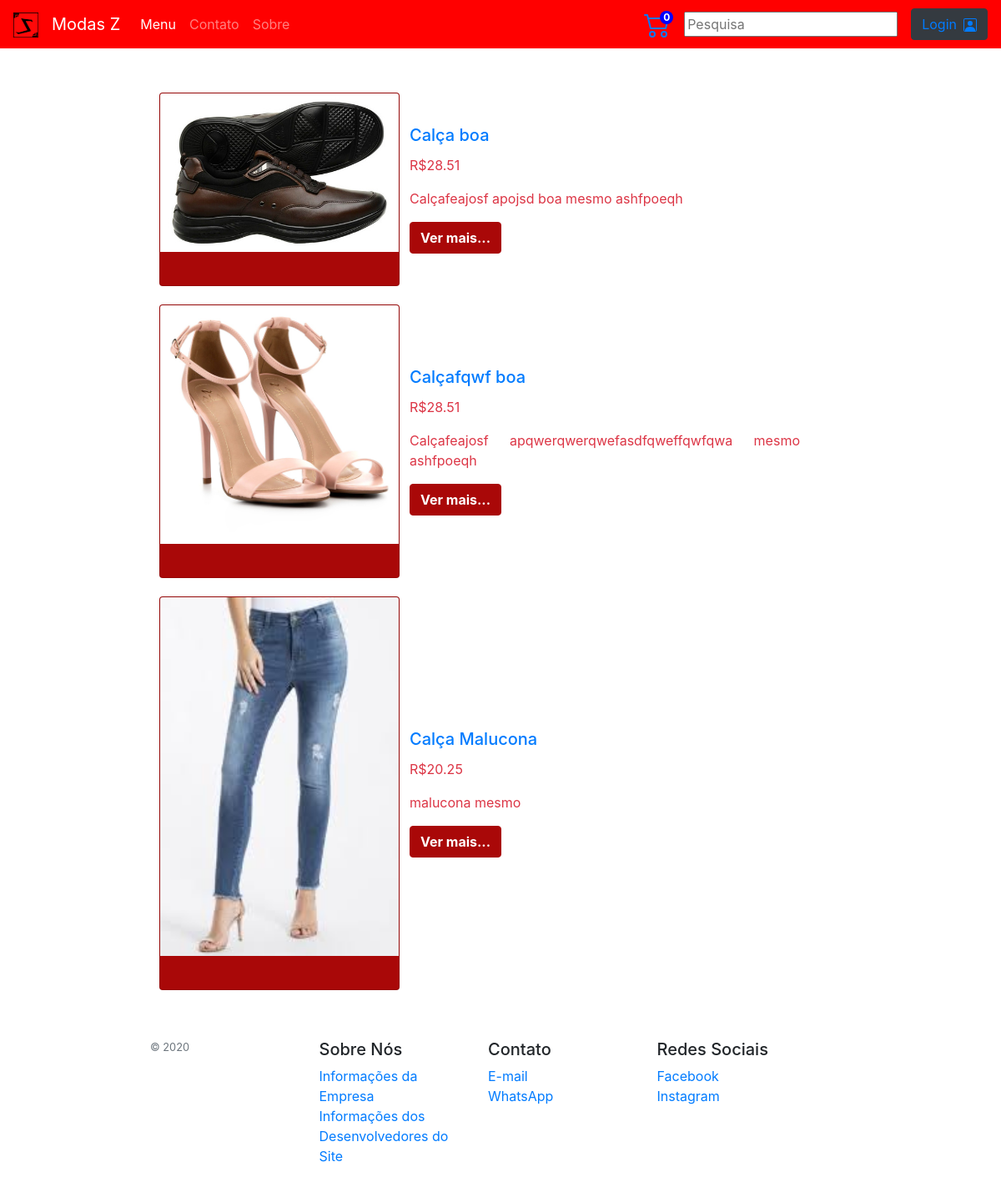
Before: / with the older database file.
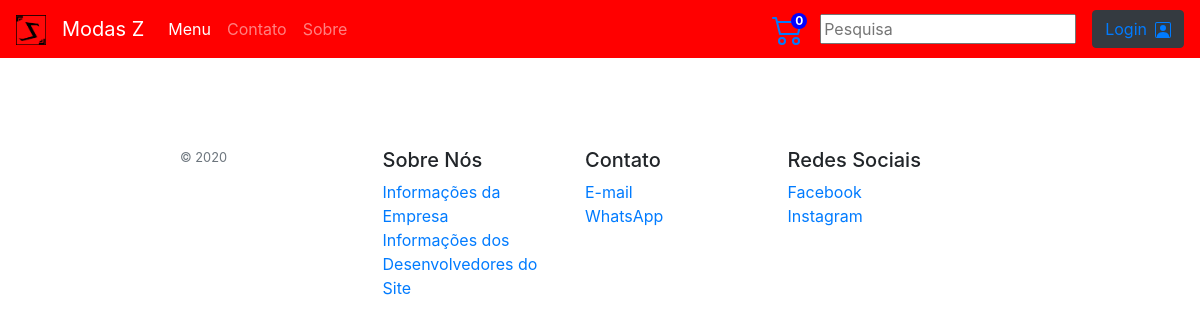
After: the same page with the newer database file.
### tables this page shows
CREATE TABLE `produtos` (
  `id` int(11) NOT NULL,
  `nome` varchar(300) NOT NULL,
  `anoLancamento` char(4) NOT NULL,
  `descricaoM` varchar(600) NOT NULL,
  `preco` double NOT NULL,
  `qtd` int(11) NOT NULL,
  `ntp` int(11) NOT NULL,
  `tamanho` varchar(300) NOT NULL,
  `foto` varchar(100) NOT NULL,
  `descricaoP` varchar(10000) NOT NULL
);

### index.php (the view, shortened to what this page needs)
<?php
  include('conexao.php');
  if (isset($_SESSION['email']))
  {
    $logado = $_SESSION['email'];
    $script = 'SELECT * FROM usuarios WHERE email = "' . $logado . '"';
    $consulta = $conexao->query($script);
    $linha = $consulta->fetch_array(MYSQLI_ASSOC);
    $nome = $linha['nome'];
    $adm = $linha['adm'];
    if (isset($_SESSION['nItensCarrinho'])) {
      $nItensCarrinho = $_SESSION['nItensCarrinho'];
    } else {
      $_SESSION['nItensCarrinho'] = 0;
      $nItensCarrinho = $_SESSION['nItensCarrinho'];
    }
  } else {
    $nItensCarrinho = $_SESSION['nItensCarrinho'];
  }
?>
<!DOCTYPE html>
<html>
<head>
  <link rel="stylesheet" type="text/css" href="CSS/bootstrap.min.css">
  <link rel="stylesheet" type="text/css" href="CSS/my.css">
</head>
<body>
<nav class="navbar navbar-expand-lg navbar-dark navbar-sm fixed-top">
  <a class="navbar-brand" title="Menu"  href="index.php">
    <img src="Img/Logo.png" width="30" height="30" alt="">
  </a>
  <a class="navbar-brand" title="Menu" href="index.php">Modas Z</a>
  <div class="collapse navbar-collapse" id="navbarSupportedContent">
    <ul class="navbar-nav mr-auto">
      <li class="nav-item active">
        <a class="nav-link " href="index.php">Menu<span class="sr-only"></span></a>
      </li>
      <li class="nav-item">
        <a class="nav-link " href="contato.php" tabindex="-1">Contato</a>
      </li>
      <li class="nav-item">
        <a class="nav-link " href="sobre.php" tabindex="-2">Sobre</a>
      </li>
    </ul>
    <a href="carrinho.php" class="mr-3"><span class="numItensCarrinho" name="numItensCarrinho"><?php echo $nItensCarrinho; ?></span></a>
      <form class="form-inline my-2 my-lg-0 mr-3">
        <input type="text" id="myInput" onkeyup="myFunction()" placeholder="Pesquisa" title="Type in a name">
      </form>
      <?php
      if (isset($_SESSION['email'])) {
        echo '
        <div class="dropdown show" style="margin-right: 101px;">
          <a class="text-light dropdown-toggle font-weight-bold" href="#" role="button" id="dropdownMenuLink" data-toggle="dropdown" aria-haspopup="true" aria-expanded="false">
            ' . $nome . '
          </a>
          <div class="dropdown-menu" aria-labelledby="dropdownMenuLink" style="background-color: red;">
            <a class="dropdown-item" href="usuario.php">Meus Dados</a>
            <a class="dropdown-item" id="minhasCompras" href="minhasCompras.php">Minhas Compras</a>
            <a class="dropdown-item" id="deletarConta" href="deletarConta.php">Deletar Conta</a>
            <a class="dropdown-item" href="logout.php">Logout</a>
          </div>
        </div>';
      } else {
        echo '
        <button type="button" class="btn btn-dark"><a href="login.php">Login<svg width="1em" height="1em" viewBox="0 0 16 16" class="bi bi-person-square ml-2" fill="currentColor" xmlns="http://www.w3.org/2000/svg">
        <path fill-rule="evenodd" d="M14 1H2a1 1 0 0 0-1 1v12a1 1 0 0 0 1 1h12a1 1 0 0 0 1-1V2a1 1 0 0 0-1-1zM2 0a2 2 0 0 0-2 2v12a2 2 0 0 0 2 2h12a2 2 0 0 0 2-2V2a2 2 0 0 0-2-2H2z"/>
        <path fill-rule="evenodd" d="M2 15v-1c0-1 1-4 6-4s6 3 6 4v1H2zm6-6a3 3 0 1 0 0-6 3 3 0 0 0 0 6z"/>
      </svg></a></button>';
      }
      ?>
    </div>
  </nav>
  <?php
  $script = "SELECT * FROM produtos";
  $consulta = $conexao->query($script);
  if (!$consulta) {
    echo "Deu erro!";
    echo $conexao->error;
  } else {
    $total = $consulta->num_rows;
    if ($total > 0) {
      echo '
      <table>
        <tbody id="myTable">';
      while ($linha = $consulta->fetch_array(MYSQLI_ASSOC)) {
        $id = $linha['id'];
        $nome = $linha['nome'];
        $descricaoMenu = $linha['descricaoM'];
        $foto = $linha['foto'];
        $valor=$linha['preco'];
  echo '
      <tr>
        <td>
          <div class="card" style="width: 18rem; margin: 10px;">
            <img class="card-img-top" src="' . $foto . '" alt="Card image cap">
            <div class="card-body">
            </div>
          </div>
        </td>
        <td>
          <h5 class="card-title text-primary text-justify">' . $nome . '</h5>
           <p class="card-text text-danger text-justify">R$' . $valor . '</p>
          <p class="card-text text-danger text-justify">' . $descricaoMenu . '</p>
          <button type="button" class="btn darkmode-ignore btnVerMais"><a href="paginaProduto.php?id=' . $id . '" name="1">Ver mais...</a></button>
        </td>
      </tr>'; }
    echo '
      </tbody>
    </table>'; }}
  ?>
  <footer class=" py-5">
    <div class="row">
      <div class="col- col-12 col-md">
        <small class="d-block mb-3 text-muted">&copy; 2020</small>
      </div>
      <div class="col- col-6 col-md">
        <h5>Sobre Nós</h5>
        <ul class="list-unstyled text-small">
          <li><a href="sobre.php#SD">Informações da Empresa</a></li>
          <li><a href="sobre.php">Informações dos Desenvolvedores do Site</a></li>
        </ul>
      </div>
      <div class="col- col-6 col-md">
        <h5>Contato</h5>
        <ul class="list-unstyled text-small">
          <li><a href="contato.php">E-mail</a></li>
          <li><a href="contato.php#SD">WhatsApp</a></li>
        </ul>
      </div>
      <div class="col- col-6 col-md">
        <h5>Redes Sociais</h5>
        <ul class="list-unstyled text-small">
          <li><a target="_blank" href="https://www.facebook.com">Facebook</a></li>
          <li><a target="_blank" href="https://www.instagram.com/modaz">Instagram</a></li>
        </ul>
      </div>
    </div>
  </footer>
  </body>
  </html>

### CSS/my.css (style rules this page uses)
.navbar { background-color: red; }
body { margin: 100px 20% 0 15%; }
a:link { text-decoration: none; }
.numItensCarrinho { position: fixed; margin-left: -13px; line-height: 1rem; height: 1rem; width: 1rem; -webkit-border-radius: 1rem; border-radius: 3rem; background-color: blue; color: #fff; font-size: .75rem; font-weight: 700; z-index: 1; text-align: center; }
.card { background-color: #A90808; }
.btnVerMais { background-color: #A90808; border-color: #A90808; }
.btnVerMais a { color: white; font-weight: bold; }

Changed rows visible on the page:
removed produtos: foto (picture), nome "Calça boa", preco "28.51", descricaoM "Calçafeajosf apojsd boa mesmo ashfpoeqh"
removed produtos: foto (picture), nome "Calçafqwf boa", preco "28.51", descricaoM "Calçafeajosf apqwerqwerqwefasdfqweffqwfqwa mesmo ashfpoeqh"
removed produtos: foto (picture), nome "Calça Malucona", preco "20.25", descricaoM "malucona mesmo"
